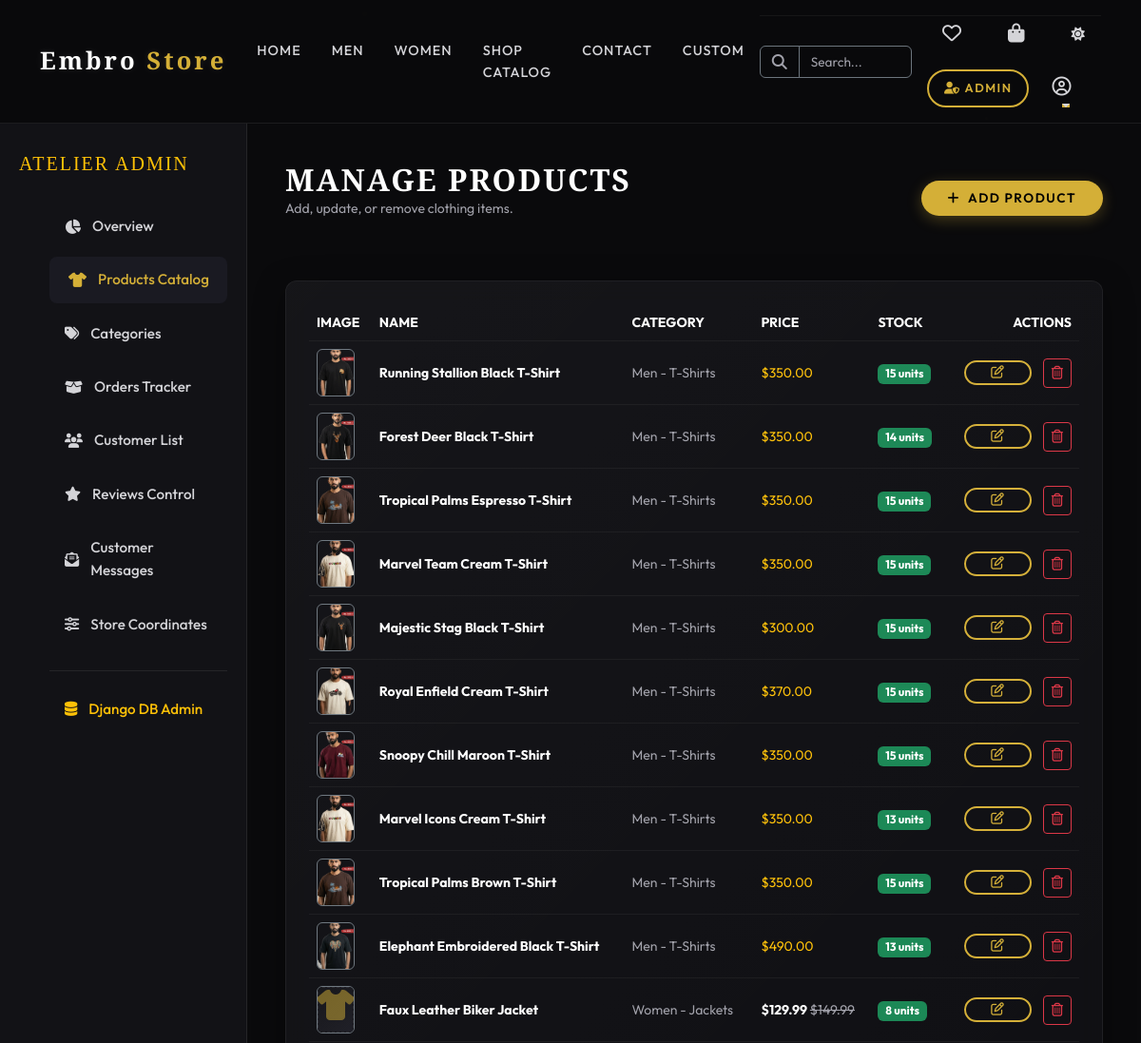
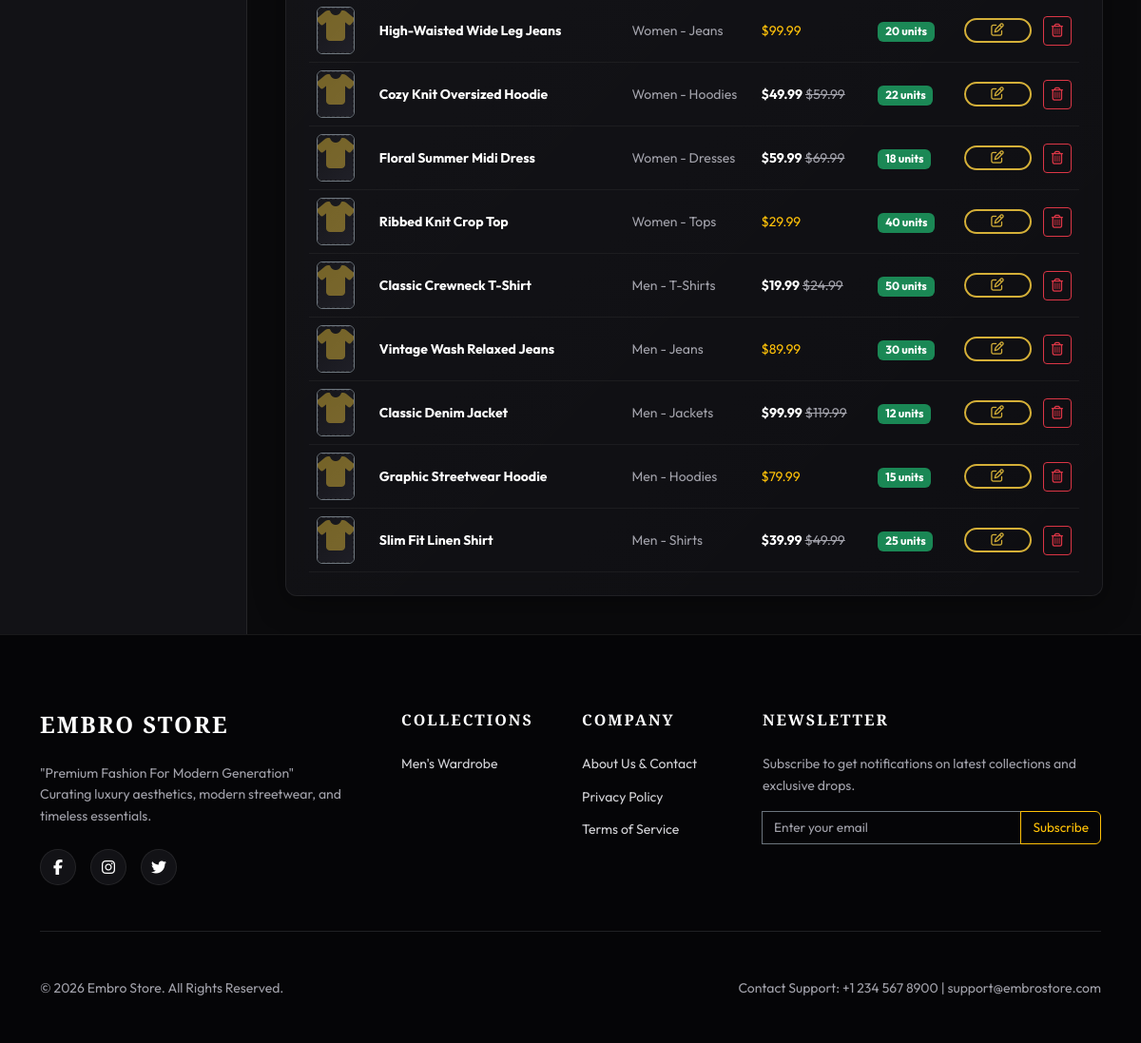
Page /dashboard/products/ (signed in) on the committed database (2 pictures, top to bottom).
### dashboard/models.py (models this page shows, shortened)
class Settings(models.Model):
    store_name = models.CharField(max_length=100, default="Embro Store")
    logo = models.ImageField(upload_to='settings/', blank=True, null=True)
    contact_email = models.EmailField(default="support@embrostore.com")
    contact_phone = models.CharField(max_length=20, default="+1 234 567 8900")
    address = models.TextField(default="123 Embro Ave, New York, NY 10001")
    facebook_url = models.URLField(max_length=200, blank=True, default="https://facebook.com")
    instagram_url = models.URLField(max_length=200, blank=True, default="https://instagram.com")
    twitter_url = models.URLField(max_length=200, blank=True, default="https://twitter.com")
    class Meta:
        verbose_name = "Store Setting"
        verbose_name_plural = "Store Settings"
    @classmethod
    def get_settings(cls):
        obj, created = cls.objects.get_or_create(id=1)
        return obj

### products/models.py (models this page shows, shortened)
class Product(models.Model):
    name = models.CharField(max_length=200)
    slug = models.SlugField(max_length=220, unique=True, blank=True)
    description = models.TextField()
    price = models.DecimalField(max_digits=10, decimal_places=2)
    discount_price = models.DecimalField(max_digits=10, decimal_places=2, blank=True, null=True)
    category = models.ForeignKey(Category, on_delete=models.CASCADE, related_name='products')
    brand = models.CharField(max_length=100, default='Embro')
    stock = models.IntegerField(default=10)
    rating = models.DecimalField(max_digits=3, decimal_places=2, default=0.00)
    image = models.ImageField(upload_to='products/', default='products/default.jpg')
    sizes = models.CharField(max_length=100, default='S,M,L,XL', help_text="Comma-separated sizes (e.g., S,M,L,XL)")
    colors = models.CharField(max_length=100, default='Black,White,Grey', help_text="Comma-separated colors (e.g., Black,White,Grey)")
    created_at = models.DateTimeField(auto_now_add=True)
    updated_at = models.DateTimeField(auto_now=True)
    @property
    def is_discounted(self):
        return self.discount_price is not None and self.discount_price < self.price

class Category(models.Model):
    name = models.CharField(max_length=100)
    slug = models.SlugField(max_length=120, unique=True, blank=True)
    gender = models.CharField(max_length=10, choices=GENDER_CHOICES, default='UNISEX')
    class Meta:
        verbose_name_plural = 'Categories'
        unique_together = ('name', 'gender')

### dashboard/views.py (the view)
# urls.py: path('products/', views.manage_products, name='manage_products'),
@staff_member_required
def manage_products(request):
    products = Product.objects.all().order_by('-created_at')
    return render(request, 'dashboard/products.html', {'products': products})

### templates/dashboard/products.html (shortened to what this page needs)
{% extends 'dashboard/base_dashboard.html' %}
{% block dashboard_content %}
<div class="d-flex justify-content-between align-items-center mb-5">
    <div>
        <h2 class="text-luxury-title mb-0">Manage Products</h2>
        <p class="text-muted small">Add, update, or remove clothing items.</p>
    </div>
    <div>
        <a href="{% url 'dashboard:add_product' %}" class="btn btn-neon py-2"><i class="fas fa-plus me-2"></i>Add Product</a>
    </div>
</div>
<div class="glass-card spotlight-card p-4">
    <div class="table-responsive">
        <table class="table table-dark table-hover mb-0" style="--bs-table-bg: transparent; --bs-table-border-color: rgba(255,255,255,0.05);">
            <thead>
                <tr class="small text-muted text-uppercase">
                    <th>Image</th>
                    <th>Name</th>
                    <th>Category</th>
                    <th>Price</th>
                    <th>Stock</th>
                    <th class="text-end">Actions</th>
                </tr>
            </thead>
            <tbody>
                {% if products %}
                    {% for product in products %}
                        <tr style="vertical-align: middle;">
                            <td>
                                <div class="rounded border border-secondary overflow-hidden" style="width: 40px; height: 50px;">
                                    {% if product.image and product.image.url != '/media/products/default.jpg' %}
                                        <img src="{{ product.image.url }}" alt="" class="w-100 h-100" style="object-fit: cover;">
                                    {% else %}
                                        <div class="luxury-image-placeholder h-100" style="font-size:0.75rem;"><i class="fas fa-tshirt"></i></div>
                                    {% endif %}
                                </div>
                            </td>
                            <td class="small text-white fw-bold">{{ product.name }}</td>
                            <td class="small text-muted">{{ product.category.get_gender_display }} - {{ product.category.name }}</td>
                            <td class="small text-warning">
                                {% if product.is_discounted %}
                                    <strong class="text-white">${{ product.discount_price }}</strong> <span class="text-muted text-decoration-line-through">${{ product.price }}</span>
                                {% else %}
                                    ${{ product.price }}
                                {% endif %}
                            </td>
                            <td>
                                <span class="badge {% if product.stock == 0 %}bg-danger{% elif product.stock < 5 %}bg-warning text-dark{% else %}bg-success{% endif %}">
                                    {{ product.stock }} units
                                </span>
                            </td>
                            <td class="text-end">
                                <a href="{% url 'dashboard:edit_product' product.id %}" class="btn btn-sm btn-neon-outline me-2 py-1"><i class="far fa-edit"></i></a>
                                <a href="{% url 'dashboard:delete_product' product.id %}" class="btn btn-sm btn-outline-danger py-1" onclick="return confirm('Are you sure you want to delete this product?')"><i class="far fa-trash-alt"></i></a>
                            </td>
                        </tr>
                    {% endfor %}
                {% else %}
                    <tr><td colspan="6" class="text-center text-muted py-5">No products catalogued. Click 'Add Product' to start.</td></tr>
                {% endif %}
            </tbody>
        </table>
    </div>
</div>
{% endblock %}

### templates/base.html (shortened to what this page needs)
<!DOCTYPE html>
{% load static %}
<html lang="en" data-theme="dark">
<head>
    <link href="https://cdn.jsdelivr.net/npm/bootstrap@5.3.2/dist/css/bootstrap.min.css" rel="stylesheet">
    <link rel="stylesheet" href="https://cdnjs.cloudflare.com/ajax/libs/font-awesome/6.4.2/css/all.min.css">
    <link rel="stylesheet" href="{% static 'css/theme.css' %}?v=1.3">
</head>
<body>
    <div class="main-wrapper">
        <nav class="navbar navbar-expand-lg navbar-custom sticky-top py-3">
            <div class="container">
                <a class="navbar-brand navbar-brand-luxury" href="{% url 'products:home' %}" style="color: #ffffff !important;">
                    {{ store_settings.store_name|slice:":5" }}<span>{{ store_settings.store_name|slice:"5:" }}</span>
                </a>
                <div class="collapse navbar-collapse" id="navbarContent">
                    <ul class="navbar-nav mx-auto mb-2 mb-lg-0">
                        <li class="nav-item">
                            <a class="nav-link nav-link-custom {% if request.resolver_match.url_name == 'home' %}active{% endif %}" href="{% url 'products:home' %}">Home</a>
                        </li>
                        <li class="nav-item">
                            <a class="nav-link nav-link-custom" href="{% url 'products:product_list' %}?gender=men">Men</a>
                        </li>
                        <li class="nav-item">
                            <a class="nav-link nav-link-custom" href="{% url 'products:product_list' %}?gender=women">Women</a>
                        </li>
                        <li class="nav-item">
                            <a class="nav-link nav-link-custom {% if request.resolver_match.url_name == 'product_list' and not request.GET.gender %}active{% endif %}" href="{% url 'products:product_list' %}">Shop Catalog</a>
                        </li>
                        <li class="nav-item">
                            <a class="nav-link nav-link-custom {% if request.resolver_match.url_name == 'contact_page' %}active{% endif %}" href="{% url 'contacts:contact_page' %}">Contact</a>
                        </li>
                        {% if request.user.is_authenticated %}
                        <li class="nav-item">
                            <a class="nav-link nav-link-custom {% if request.resolver_match.url_name == 'custom_design' %}active{% endif %}" href="{% url 'products:custom_design' %}">Custom</a>
                        </li>
                        {% endif %}
                    </ul>
                    <div class="d-flex flex-column flex-lg-row align-items-start align-items-lg-center gap-3 mt-3 mt-lg-0 border-top border-secondary pt-3 pt-lg-0 border-lg-0 w-100 w-lg-auto" style="border-color: rgba(255, 255, 255, 0.05) !important;">
                        <div class="ajax-search-wrapper w-100" style="max-width: 280px;">
                            <div class="input-group">
                                <span class="input-group-text bg-transparent border-secondary text-muted"><i class="fas fa-search"></i></span>
                                <input type="text" id="search-input" class="form-control bg-transparent border-secondary text-white" placeholder="Search..." autocomplete="off" style="font-size: 0.85rem;">
                            </div>
                        </div>
                        <div class="d-flex flex-wrap align-items-center gap-3 w-100 justify-content-between justify-content-lg-start">
                            <div class="d-flex align-items-center gap-3">
                                <a href="{% url 'wishlist:wishlist_list' %}" class="position-relative text-white nav-link-custom px-1" title="Wishlist">
                                    <i class="far fa-heart" style="font-size: 1.25rem;"></i>
                                </a>
                                <a href="{% url 'cart:cart_detail' %}" class="position-relative text-white nav-link-custom px-1" title="Cart">
                                    <i class="fas fa-shopping-bag" style="font-size: 1.25rem;"></i>
                                </a>
                                <button class="btn theme-toggle-btn border-0 text-white p-0 nav-link-custom px-1" title="Toggle Theme">
                                    <i class="fas fa-sun"></i>
                                </button>
                            </div>
                            <div class="d-flex flex-wrap align-items-center gap-2">
                                {% if not request.user.is_authenticated or request.user.is_staff %}
                                    <a href="/admin/" class="btn btn-neon-outline py-2 px-3" style="font-size: 0.8rem; border-radius: 30px;"><i class="fas fa-user-shield me-1"></i>Admin</a>
                                {% endif %}
                                {% if request.user.is_authenticated %}
                                    <div class="dropdown">
                                        <a class="nav-link nav-link-custom dropdown-toggle px-1 text-white" href="#" role="button" data-bs-toggle="dropdown">
                                            <i class="far fa-user-circle" style="font-size: 1.25rem;"></i>
                                        </a>
                                    </div>
                                {% else %}
                                    <a href="{% url 'accounts:login' %}" class="btn btn-neon-outline py-2 px-3" style="font-size: 0.8rem; border-radius: 30px;">Login</a>
                                {% endif %}
                            </div>
                        </div>
                    </div>
                </div>
            </div>
        </nav>
        <main style="min-height: 60vh;">
            {% block content %}{% endblock %}
        </main>
        <footer class="footer-custom">
            <div class="container">
                <div class="row g-4">
                    <div class="col-lg-4 col-md-6">
                        <h4 class="footer-title">{{ store_settings.store_name }}</h4>
                        <p class="small text-muted mb-4">"Premium Fashion For Modern Generation"<br>Curating luxury aesthetics, modern streetwear, and timeless essentials.</p>
                        <div class="social-icons-box">
                            {% if store_settings.facebook_url %}
                                <a href="{{ store_settings.facebook_url }}" class="social-icon-btn" target="_blank"><i class="fab fa-facebook-f"></i></a>
                            {% endif %}
                            {% if store_settings.instagram_url %}
                                <a href="{{ store_settings.instagram_url }}" class="social-icon-btn" target="_blank"><i class="fab fa-instagram"></i></a>
                            {% endif %}
                            {% if store_settings.twitter_url %}
                                <a href="{{ store_settings.twitter_url }}" class="social-icon-btn" target="_blank"><i class="fab fa-twitter"></i></a>
                            {% endif %}
                        </div>
                    </div>
                    <div class="col-lg-2 col-md-6">
                        <h5 class="footer-title" style="font-size: 1rem;">Collections</h5>
                        <a href="{% url 'products:product_list' %}?gender=men" class="footer-link small">Men's Wardrobe</a>
                    </div>
                    <div class="col-lg-2 col-md-6">
                        <h5 class="footer-title" style="font-size: 1rem;">Company</h5>
                        <a href="{% url 'contacts:contact_page' %}" class="footer-link small">About Us & Contact</a>
                        <a href="#" class="footer-link small">Privacy Policy</a>
                        <a href="#" class="footer-link small">Terms of Service</a>
                    </div>
                    <div class="col-lg-4 col-md-6">
                        <h5 class="footer-title" style="font-size: 1rem;">Newsletter</h5>
                        <p class="small text-muted mb-3">Subscribe to get notifications on latest collections and exclusive drops.</p>
                        <form action="{% url 'contacts:newsletter_subscribe' %}" method="POST" class="input-group mb-3 ajax-newsletter-form">
                            <input type="email" name="email" class="form-control bg-transparent border-secondary text-white" placeholder="Enter your email" required style="font-size: 0.85rem;">
                            <button class="btn btn-outline-warning" type="submit" style="font-size: 0.85rem;">Subscribe</button>
                        </form>
                    </div>
                </div>
                <hr class="border-secondary my-5">
                <div class="d-flex flex-column flex-md-row justify-content-between align-items-center small text-muted">
                    <p>&copy; 2026 {{ store_settings.store_name }}. All Rights Reserved.</p>
                    <p>Contact Support: {{ store_settings.contact_phone }} | {{ store_settings.contact_email }}</p>
                </div>
            </div>
        </footer>
    </div>
</body>
</html>

### rows in the picture
Settings: store_name "Embro", store_name "Store", store_name "EMBRO STORE", store_name "Embro Store", contact_phone "+1 234 567 8900", contact_email "support@embrostore.com"
Product: image (picture), name "Running Stallion Black T-Shirt", category.gender "Men", category.name "T-Shirts", price "350.00", stock "15"
Product: image (picture), name "Forest Deer Black T-Shirt", category.gender "Men", category.name "T-Shirts", price "350.00", stock "14"
Product: image (picture), name "Tropical Palms Espresso T-Shirt", category.gender "Men", category.name "T-Shirts", price "350.00", stock "15"
Product: image (picture), name "Marvel Team Cream T-Shirt", category.gender "Men", category.name "T-Shirts", price "350.00", stock "15"
Product: image (picture), name "Majestic Stag Black T-Shirt", category.gender "Men", category.name "T-Shirts", price "300.00", stock "15"
Product: image (picture), name "Royal Enfield Cream T-Shirt", category.gender "Men", category.name "T-Shirts", price "370.00", stock "15"
Product: image (picture), name "Snoopy Chill Maroon T-Shirt", category.gender "Men", category.name "T-Shirts", price "350.00", stock "15"
Product: image (picture), name "Marvel Icons Cream T-Shirt", category.gender "Men", category.name "T-Shirts", price "350.00", stock "13"
Product: image (picture), name "Tropical Palms Brown T-Shirt", category.gender "Men", category.name "T-Shirts", price "350.00", stock "15"
Product: image (picture), name "Elephant Embroidered Black T-Shirt", category.gender "Men", category.name "T-Shirts", price "490.00", stock "13"
Product: name "Faux Leather Biker Jacket", category.gender "Women", category.name "Jackets", discount_price "129.99", price "149.99", stock "8"
Product: name "High-Waisted Wide Leg Jeans", category.gender "Women", category.name "Jeans", price "99.99", stock "20"
Product: name "Cozy Knit Oversized Hoodie", category.gender "Women", category.name "Hoodies", discount_price "49.99", price "59.99", stock "22"
Product: name "Floral Summer Midi Dress", category.gender "Women", category.name "Dresses", discount_price "59.99", price "69.99", stock "18"
Product: name "Ribbed Knit Crop Top", category.gender "Women", category.name "Tops", price "29.99", stock "40"
Product: name "Classic Crewneck T-Shirt", category.gender "Men", category.name "T-Shirts", discount_price "19.99", price "24.99", stock "50"
Product: name "Vintage Wash Relaxed Jeans", category.gender "Men", category.name "Jeans", price "89.99", stock "30"
Product: name "Classic Denim Jacket", category.gender "Men", category.name "Jackets", discount_price "99.99", price "119.99", stock "12"
Product: name "Graphic Streetwear Hoodie", category.gender "Men", category.name "Hoodies", price "79.99", stock "15"
Product: name "Slim Fit Linen Shirt", category.gender "Men", category.name "Shirts", discount_price "39.99", price "49.99", stock "25"
